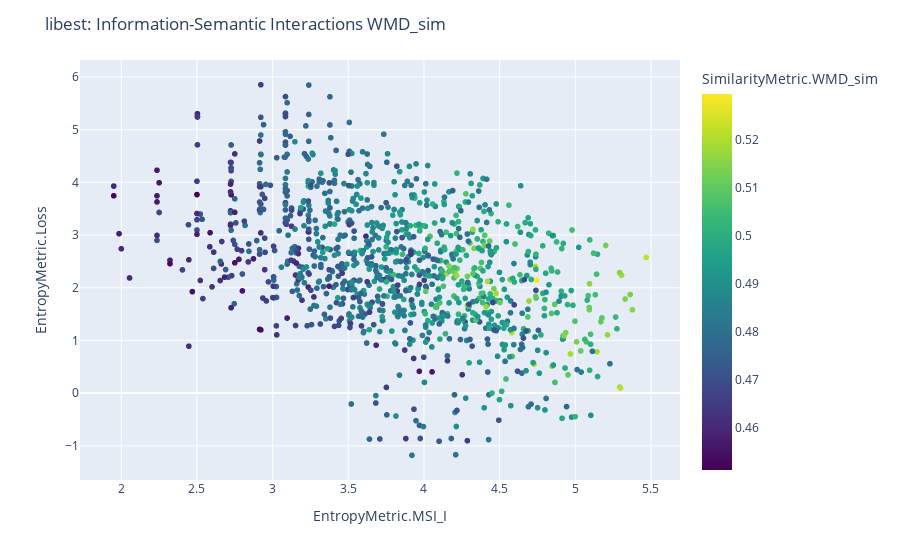

Source (notebook cell):
### Code cell
manifoldEntropy = ManifoldEntropy(params = params)
manifoldEntropy.composable_shared_plot()

### Figure 1 — Plotly figure (JSON) as saved in the notebook; plotly's stock layout.template omitted (floating-point values rounded to 4 significant figures; data arrays with more than 128 entries replaced by an {"elided": "..."} marker saying what was removed)
{"data": [{"hovertemplate": "EntropyMetric.MSI_I=%{x}<br>EntropyMetric.Loss=%{y}<br>SimilarityMetric.WMD_sim=%{marker.color}<extra></extra>", "legendgroup": "", "marker": {"color": {"elided": "1092 float values"}, "coloraxis": "coloraxis", "symbol": "circle"}, "mode": "markers", "name": "", "showlegend": false, "type": "scattergl", "x": {"elided": "1092 float values"}, "xaxis": "x", "y": {"elided": "1092 float values"}, "yaxis": "y"}], "layout": {"coloraxis": {"colorbar": {"title": {"text": "SimilarityMetric.WMD_sim"}}, "colorscale": [[0, "#440154"], [0.1111, "#482878"], [0.2222, "#3e4989"], [0.3333, "#31688e"], [0.4444, "#26828e"], [0.5556, "#1f9e89"], [0.6667, "#35b779"], [0.7778, "#6ece58"], [0.8889, "#b5de2b"], [1, "#fde725"]]}, "legend": {"tracegroupgap": 0}, "margin": {"t": 60}, "title": {"text": "libest: Information-Semantic Interactions WMD_sim"}, "xaxis": {"anchor": "y", "domain": [0, 1], "title": {"text": "EntropyMetric.MSI_I"}}, "yaxis": {"anchor": "x", "domain": [0, 1], "title": {"text": "EntropyMetric.Loss"}}}}
